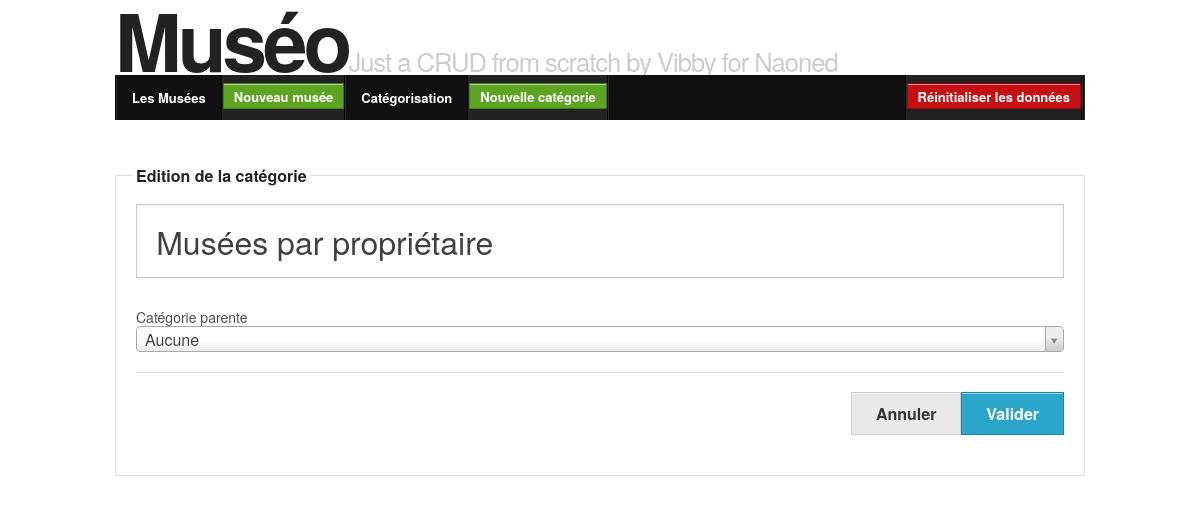
/editCategory.php?id=1, run on an earlier commit of the app's database.
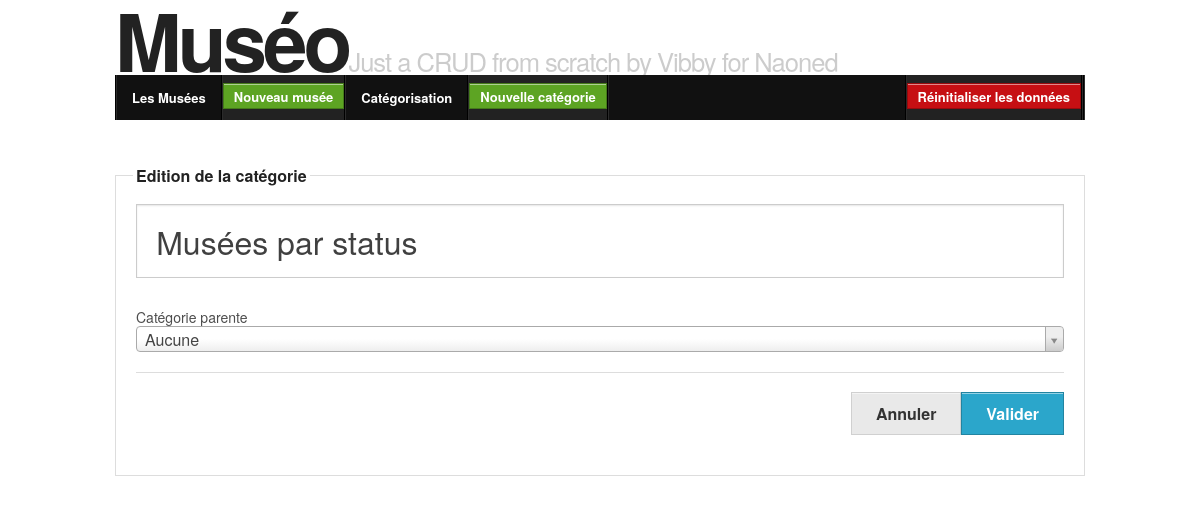
And on a later commit of the database.
### tables this page shows
CREATE TABLE `category` (
  `id` int(10) NOT NULL AUTO_INCREMENT,
  `name` varchar(50) NOT NULL,
  `parentid` int(10) DEFAULT NULL,
  PRIMARY KEY (`id`),
  KEY `category_parent` (`parentid`),
  UNIQUE KEY `unique_same_level` (`name`,`parentid`),
  CONSTRAINT `category_parent` FOREIGN KEY (`parentid`) 
    REFERENCES `category` (`id`) ON DELETE CASCADE ON UPDATE CASCADE  
);

### Museo/Lib/Controller.php (called while the page is built, shortened)
<?php
class Controller
{
	protected $config;
    public function __construct() {
		$this->config = new Config;
    }
    public function initDb() {
		$dbConnection = new connexionManager(
			$this->config->get('dbHost'),
			$this->config->get('dbName'),
			$this->config->get('dbUser'),
			$this->config->get('dbPassword')
		);
		$dbConnection->connexion->setAttribute(\PDO::ATTR_EMULATE_PREPARES, false);
		$dbConnection->connexion->setAttribute(\PDO::ATTR_ERRMODE, \PDO::ERRMODE_EXCEPTION);
		$this->db = $dbConnection->connexion;
    }
	protected function requireParam($paramName, $validator) {
		$param = $this->getParam($paramName, $validator);
		return $param;
	}
	protected function getParam($paramName, $validator) {
		return $_REQUEST[$paramName];
	}
	protected function initEditAction($sessionNamePrefix) {
		if (array_key_exists($sessionNamePrefix . '_data',$_SESSION)) {
			$data = $_SESSION[$sessionNamePrefix . '_data'];
		} else {
			$data = $this->getOneById()->toArray();
		}
		$errors = array_key_exists($sessionNamePrefix.'_errors',$_SESSION) ?
			$_SESSION[$sessionNamePrefix.'_errors'] :
			array();
		return array($data, $errors);
	}
}

### Museo/Controller/CategoryController.php (called while the page is built, shortened)
<?php
class CategoryController extends controller
{
	protected function getOneById($id = false) {
		if (!$id) {
			$id = $this->requireParam('id', \FILTER_VALIDATE_INT);
		}
		$categoryManager = new CategoryManager($this->db);
		$collection = $categoryManager->getOneById($id);
		return ($collection);
	}
	private function getCategoriesTree() {
		$categoryManager = new CategoryManager($this->db);
		return $categoryManager->getCategoriesTree();
	}
	function editAction() {
		$id = $this->requireParam('id', \FILTER_VALIDATE_INT);
		$sessionNamePrefix = 'category_update'.$id;
		list($data, $errors) = $this->initEditAction($sessionNamePrefix);
		unset ($_SESSION[$sessionNamePrefix.'_errors']);
		return (array(
			'categories' => $this->getCategoriesTree(),
			'token'      => $this->generateCrsf($sessionNamePrefix),
			'errors'     => $errors,
			'values'     => $data,
		));
	}
}

### Museo/Lib/Autoloader.php (called while the page is built, shortened)
<?php
class SplClassLoader
{
    private $_fileExtension = '.php';
    private $_namespace;
    private $_namespaceSeparator = '\\';
    public function __construct($ns = null, $includePath = null)
    {
        $this->_namespace = $ns;
        $this->_includePath = $includePath;
    }
    public function loadClass($className)
    {
        if (null === $this->_namespace || $this->_namespace.$this->_namespaceSeparator === substr($className, 0, strlen($this->_namespace.$this->_namespaceSeparator))) {
            $fileName = '';
            if (false !== ($lastNsPos = strripos($className, $this->_namespaceSeparator))) {
                $namespace = substr($className, 0, $lastNsPos);
                $className = substr($className, $lastNsPos + 1);
                $fileName = str_replace($this->_namespaceSeparator, DIRECTORY_SEPARATOR, $namespace) . DIRECTORY_SEPARATOR;
            }
            $fileName .= str_replace('_', DIRECTORY_SEPARATOR, $className) . $this->_fileExtension;
        }
    }
}

### Museo/Config.php (called while the page is built, shortened)
<?php
class Config {
	function __construct() {
		$this->config = array(
			'dbHost'     => 'localhost',
			'dbName'     => 'museo',
			'dbUser'     => 'root',
			'dbPassword' => '',
			'debug'      => true,
		);
	}
	function get($key) {
		return $this->config[$key];
	}
}

### Museo/Lib/ConnexionManager.php (called while the page is built, shortened)
<?php
class ConnexionManager{
	function __construct($dbHost, $dbName, $dbUser, $dbPassword){
		$this->dbHost = $dbHost;
		$this->dbName = $dbName;
	}
}

### Museo/Lib/ObjectManager.php (called while the page is built, shortened)
<?php
class objectManager
{
	public function __construct(\PDO $db = null) {
		$this->db = $db;
	}
}

### Museo/Model/CategoryManager.php (called while the page is built, shortened)
<?php
class CategoryManager extends ObjectManager implements DbObjectInterface
{
	public function buildTree(\PDOStatement $pdoStatement, $fromId = null) {
		$pdoStatement->execute();
		$keyedArray = array();
		$roots = array();
		foreach ($pdoStatement as $dbCategory){
			$keyedArray[$dbCategory['category_parentid']][] = $dbCategory;
			$itemIds[] = $dbCategory['category_id'];
		}
		if ($fromId) {
			foreach ($keyedArray as $node){
				foreach ($node as $dbCategory){
					if ($dbCategory['category_id'] == $fromId) {
						$roots[] = $dbCategory;
					}
				}
			}
		} else {
			foreach ($keyedArray as $node){
				foreach ($node as $dbCategory){
					if (!in_array($dbCategory['category_parentid'], $itemIds)) {
						$roots[] = $dbCategory;
					}
				}
			}
		}
		$tree = $this->recursiveTree($keyedArray, $roots);
		return $tree;
	}
	function recursiveTree($list, $parents){
		$tree = array();
		foreach ($parents as $parent){
			$category = new Category($parent);
			if(isset($list[$parent['category_id']])){
				$children = $this->recursiveTree($list, $list[$parent['category_id']]);
				$category->setChildren($children);
			}
			$tree[] = $category;
		}
		return $tree;
	}
	public function getOneById($id) {
		$query = <<<EOT
			SELECT c.id AS category_id, c.name AS category_name, c.parentid AS category_parentid
			FROM `category` AS c
			WHERE c.id = :id1 OR c.parentid = :id2
			;
EOT;
		$pdoStatement = $this->db->prepare($query, array(\PDO::ATTR_CURSOR => \PDO::CURSOR_FWDONLY));
		$pdoStatement->bindParam(':id1', $id, \PDO::PARAM_INT);
		$pdoStatement->bindParam(':id2', $id, \PDO::PARAM_INT);
		$collection = $this->buildTree($pdoStatement);
		return (reset($collection));
	}
}

### Museo/Model/Category.php (called while the page is built, shortened)
<?php
class Category extends DbObject implements DbObjectInterface
{
	protected $id = null;
	protected $name = "";
	public function getId() {
		return $this->id;
	}
	public function getName() {
		return $this->name;
	}
	public function getParentid() {
		return $this->parentid;
	}
	public function setChildren($children) {
		return ($this->children = $children);
	}
	public function toArray() {
		$data = array(
			'id'          => $this->getId(),
			'name'        => $this->getName(),
			'parentid'   => $this->getParentid(),
		);
		return $data;
	}
	static function getTableName() {
		return "category";
	}
	static function getFields() {
		return array('id','name','parentid');
	}
}

### www/includes/categoryForm.php (the view, shortened to what the changed rows need)
  <div class="row">
    <div class="large-12 columns">
      <input	 class="name <?php if (array_key_exists('name',$errors)) : ?>error<?php endif; ?>" type="text" name="category[name]" placeholder="Nom de la catégorie"
	<?php if (array_key_exists('name',$values)) : ?>
		value="<?php echo $values['name'] ?>"
	<?php endif; ?>
>
    </div>
  </div>
</fieldset>

What changed in the data, as far as the page shows it:
changed category: name "Musées par propriétaire" → "Musées par status"
